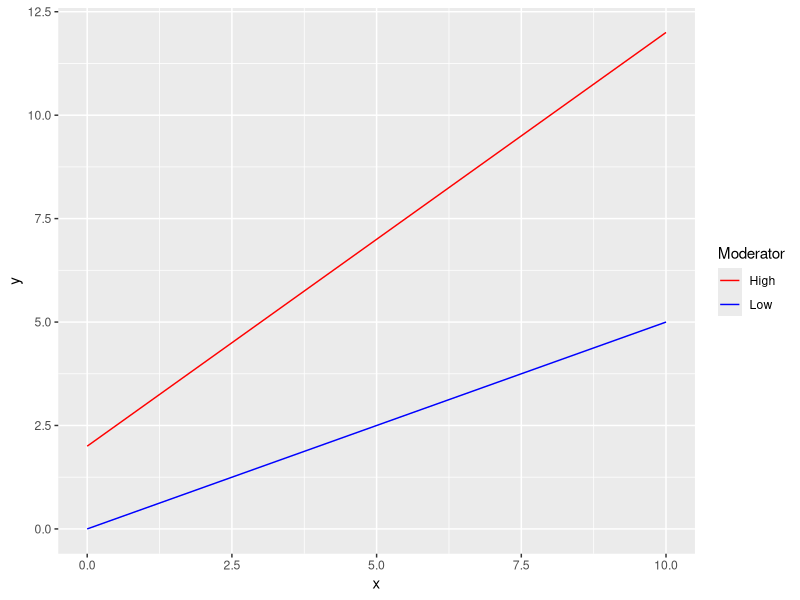
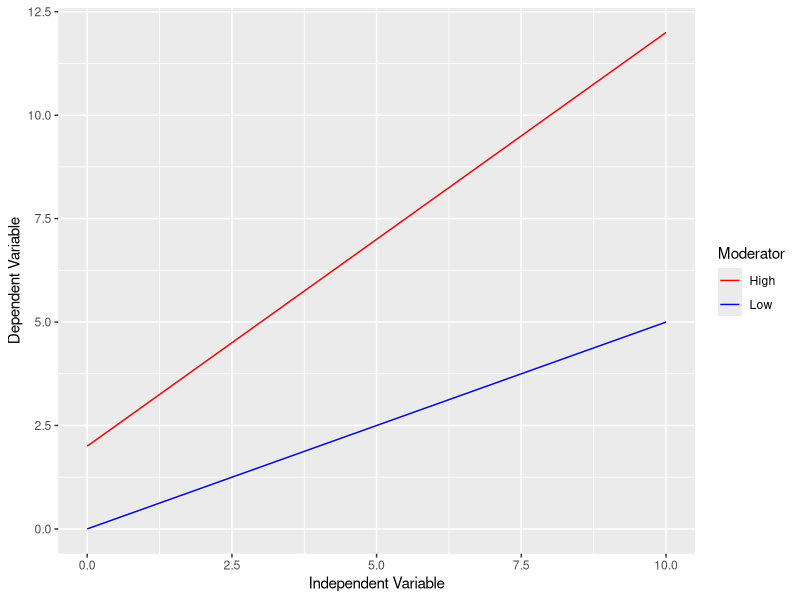

Here is the R script that generated these plots, in order:
## ---- chunk 1
knitr::opts_chunk$set(echo = TRUE)
## ---- chunk 2
# Simple regression model
xyline <- function(x, a, b) {a + b * x}
## ---- chunk 3
# Range of x
x <- c(0, 10)
## ---- chunk 4
# Generate the two points when moderator = "Low"
dat0 <- data.frame(Moderator = "Low",
                   x = x,
                   y = xyline(x, a = 0, b = 0.5))
# Generate the two points when moderator = "High"
dat1 <- data.frame(Moderator = "High",
                   x = x,
                   y = xyline(x, a = 2, b = 1.0))
## ---- chunk 5
dat <- rbind(dat0, dat1)
dat
## ---- chunk 6
library(ggplot2)
p <- ggplot(dat, aes(x = x, y = y, color = Moderator)) +
            geom_line() +
            scale_color_manual(values = c("Low" = "blue", "High" = "red"))
p
## ---- chunk 7
p2 <- p + xlab("Independent Variable") +
          ylab("Dependent Variable")
p2
